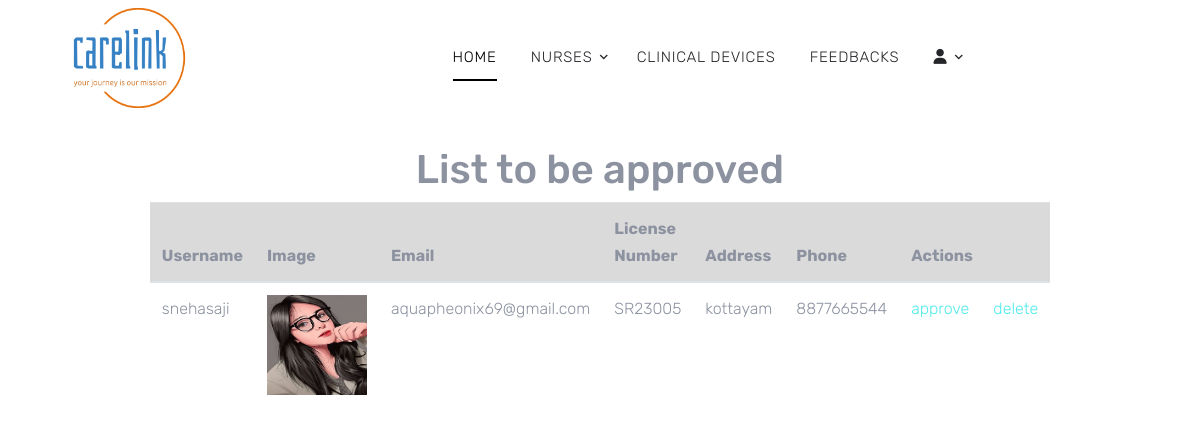
The app's page /admin_app/nurse_list/, older data.
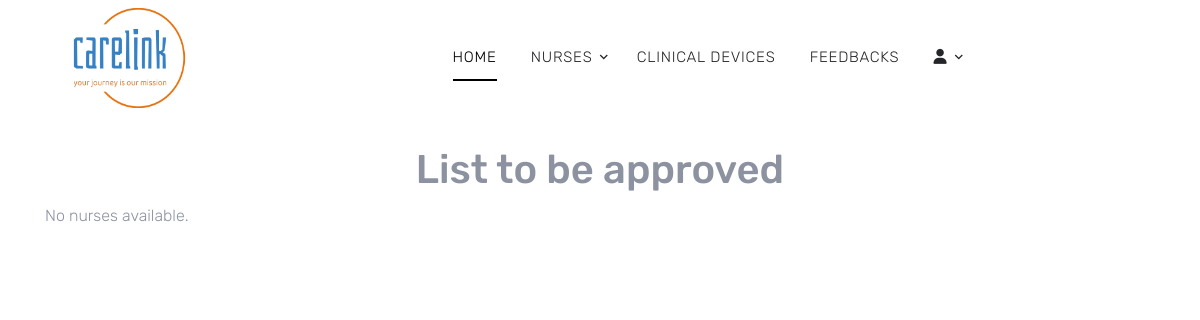
The same page, newer data.
### autherization/models.py (models this page shows, shortened)
class Nurse(models.Model):
    user = models.OneToOneField(NormalUser, on_delete=models.CASCADE, primary_key=True)
    license_number = models.CharField(max_length=20,unique=True)
    phone = models.CharField(max_length=10, validators=[RegexValidator(r'^\d{10}$', message='Phone number must be 10 digits')])
    image = models.ImageField(upload_to='images', null=True, blank=True)
    profile = models.TextField(null=True, blank=True)
    address=models.CharField(max_length=100, null=True, blank=True)
    is_active=models.BooleanField(default=False,null=True)
    is_available = models.BooleanField(default=True, null=True)
    name=models.CharField(max_length=100, null=True, blank=True)
    created_at = models.DateTimeField(auto_now_add=True,null=True,blank=True)
    has_requested = models.BooleanField(default=False, null=True)

class NormalUser(AbstractUser):
    is_customer = models.BooleanField(default=False)
    is_nurse = models.BooleanField(default=False)
    is_shop = models.BooleanField(default=False)
    image = models.ImageField(upload_to='images', null=True, blank=True)
    profile = models.TextField(null=True, blank=True)
    address=models.CharField(max_length=100, null=True, blank=True)
    name=models.CharField(max_length=100, null=True, blank=True)

### admin_app/views.py (the view)
# urls.py: path("nurse_list/", nurse_list, name="nurse_list"),
def nurse_list(request):
    nurse = Nurse.objects.filter(is_active=False)
    return render(request, "admin/nurselist.html", {'nurse_list': nurse})

### cart/context_processors.py (called while the page is built, shortened)
def counter(request):
    item_count=0
    return {'count':item_count}

### templates/admin/nurselist.html (shortened to what this page needs)
{% extends "admin_base.html" %}
{% block content %}
<div class="container">
    <center>
        <h1>List to be approved</h1>
      </center>
    {% if nurse_list %}
    <table align="center" class="table table-hover" style="width: 80%;">
        <thead>
            <tr class="table-active">
                <th scope="col">Username</th>
                <th scope="col">Image</th>
                <th scope="col">Email</th>
                <th scope="col">License Number</th>
                <th scope="col">Address</th>
                <th scope="col">Phone</th>
                <th scope="col" colspan="2">Actions</th>
            </tr>
        </thead>
        <tbody>
            {% for nurse in nurse_list %}
            <tr>
                <td>{{ nurse.user.username }}</td>
                {% if nurse.image %}
                <td><img src="{{nurse.image.url}}" alt="Image" style="height: 100px;width: 100px;"></td>
                    {% else %}
               <td><p>no image</p></td>
                {% endif %}
                <td>{{ nurse.user.email }}</td>
                <td>{{ nurse.license_number }}</td>
                <td>{{ nurse.address }}</td>
                <td>{{ nurse.phone }}</td>
                <td><a href="{% url 'nurse_approval' nurse.user_id %}">approve</a></td>
                <td><a href="{% url 'removenurse' nurse.user_id %}">delete</a></td>
            </tr>
            {% endfor %}
        </tbody>
    </table>
    {% else %}
    <p>No nurses available.</p>
    {% endif %}
</div>
{% endblock %}

### templates/admin_base.html (shortened to what this page needs)
<!DOCTYPE html>
{% load static %}
<html lang="en">
<head>
  <link rel="stylesheet" href="{% static 'fonts/icomoon/style.css' %}">
  <link rel="stylesheet" href="{% static 'css/bootstrap.min.css' %}">
  <link rel="stylesheet" href="{% static 'css/magnific-popup.css' %}">
  <link rel="stylesheet" href="{% static 'css/jquery-ui.css' %}">
  <link rel="stylesheet" href="{% static 'css/owl.carousel.min.css' %}">
  <link rel="stylesheet" href="{% static 'css/owl.theme.default.min.css' %}">
  <link rel="stylesheet" href="{% static 'css/aos.css' %}">
  <link rel="stylesheet" href="{% static 'css/style.css' %}">
</head>
<body>
  <div class="site-wrap">
    <div class="site-navbar py-2">
      <div class="container">
        <div class="d-flex align-items-center justify-content-between">
          <div class="logo">
            <div class="site-logo">
              <a href="{% url 'index' %}" class="js-logo-clone"><img src="{% static 'images\carelink-high-resolution-logo-transparent.png' %}" style="width: 150px;height: 100px;"></a>
            </div>
          </div>
          <div class="main-nav d-none d-lg-block">
            <nav class="site-navigation text-right text-md-center" role="navigation" style="margin-left: -900px;">
              <ul class="site-menu js-clone-nav d-none d-lg-block">
                <li class="active"><a href="{% url 'adminpanel' %}">Home</a></li>
                <li class="has-children">
                  <a href="#">Nurses</a>
                </li>
                <li><a href="{% url 'device_list' %}">Clinical devices</a></li>
                <li><a href="{% url 'feedback_list' %}">Feedbacks</a></li>
                <li class="has-children">
                  <a href=""><i class="fa-solid fa-user"></i> {{ request.user.username }}</a>
              </li>
              </ul>
            </nav>
          </div>
        </div>
      </div>
    </div>
</div>
{% block content %}
{% endblock %}
</body>
</html>

### static/css/style.css (style rules this page uses)
body { line-height: 1.7; color: #8c92a0; font-weight: 300; font-size: 16px; }
a { -webkit-transition: .3s all ease; -o-transition: .3s all ease; transition: .3s all ease; }
.site-wrap:before { -webkit-transition: .3s all ease-in-out; -o-transition: .3s all ease-in-out; transition: .3s all ease-in-out; background: rgba(0, 0, 0, 0.6); content: ""; position: absolute; z-index: 2000; top: 0; left: 0; right: 0; bottom: 0; opacity: 0; visibility: hidden; }
.site-logo a { text-transform: uppercase; letter-spacing: .2em; font-size: 22px; color: #000 !important; font-weight: 900; }
.site-navbar { margin-bottom: 0px; z-index: 1999; position: relative; top: 0; width: 100%; background: #fff; }
.site-navbar a { color: #000; }
.site-navbar .site-navigation .site-menu { margin-left: 0; padding-left: 0; margin-bottom: 0; }
.site-navbar .site-navigation .site-menu .active > a { color: #000; position: relative; }
.site-navbar .site-navigation .site-menu .active > a:before { content: ""; position: absolute; left: 10px; right: 10px; height: 2px; background: #000; bottom: 0; }
.site-navbar .site-navigation .site-menu a { text-decoration: none !important; font-size: 15px; display: inline-block; }
.site-navbar .site-navigation .site-menu > li { display: inline-block; padding: 10px 5px; }
.site-navbar .site-navigation .site-menu > li > a { padding: 10px 10px; text-transform: uppercase; letter-spacing: .05em; color: #25262a; font-size: 15px; text-decoration: none !important; }
.site-navbar .site-navigation .site-menu .has-children { position: relative; }
.site-navbar .site-navigation .site-menu .has-children > a { position: relative; padding-right: 20px; }
.site-navbar .site-navigation .site-menu .has-children > a:before { position: absolute; content: "\e313"; font-size: 16px; top: 50%; right: 0; -webkit-transform: translateY(-50%); -ms-transform: translateY(-50%); transform: translateY(-50%); font-family: 'icomoon'; }
.site-navbar .site-navigation .site-menu .has-children a { text-transform: uppercase; }
.site-mobile-menu .site-mobile-menu-header .site-mobile-menu-logo a { display: inline-block; text-transform: uppercase; color: #000; letter-spacing: .2em; font-size: 22px; font-weight: 900; }
.site-mobile-menu .site-nav-wrap { padding: 0; margin: 0; list-style: none; position: relative; }
.site-mobile-menu .site-nav-wrap a { padding: 10px 20px; display: block; position: relative; color: #212529; }
.site-mobile-menu .site-nav-wrap li { position: relative; display: block; }
.site-mobile-menu .site-nav-wrap li.active > a { color: #51eaea; }
.site-mobile-menu .site-nav-wrap > li { display: block; position: relative; float: left; width: 100%; }
.site-mobile-menu .site-nav-wrap > li > a { padding-left: 20px; font-size: 20px; }

### templates/admin/nurselist.html (style rules this page uses)
h1 { margin-top: 30px; }

Row changes from the older to the newer data that the page shows:
removed Nurse: user.username "snehasaji", image (picture), user.email "aquapheonix69@gmail.com", license_number "SR23005", address "kottayam", phone "8877665544"
Text that changed along with them:
text no longer shown: "Username Image Email License Number Address Phone Actions"
text now shown: "No nurses available."
